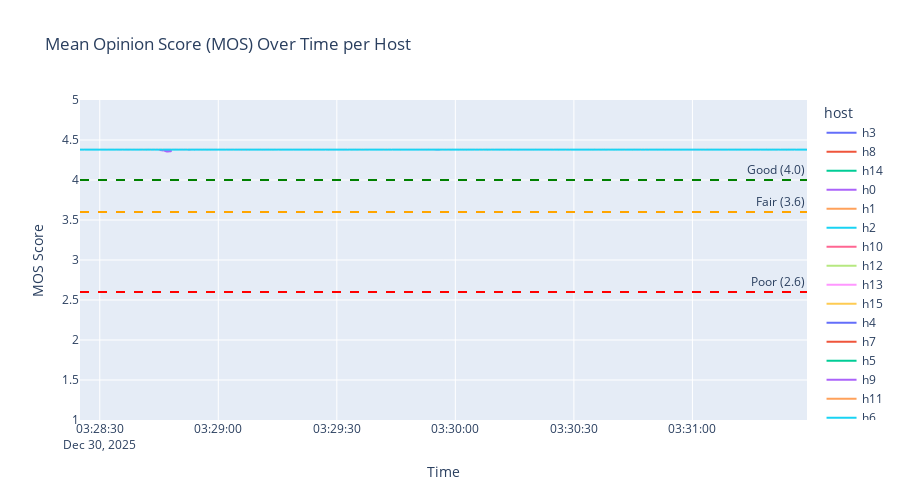

The cell this chart's notebook holds for it:
### Markdown cell above
## 5. Voice Quality Metrics (MOS & R-Factor)

MOS (Mean Opinion Score) is a 1-5 scale for voice quality, and R-Factor is the ITU-T G.107 E-model score (0-100).

### Code cell
# MOS over time per host
fig = px.line(
    host_qos.to_pandas(),
    x="timestamp",
    y="mos",
    color="host",
    title="Mean Opinion Score (MOS) Over Time per Host",
    labels={"mos": "MOS (1-5)", "timestamp": "Time"},
)
fig.add_hline(y=4.0, line_dash="dash", line_color="green", annotation_text="Good (4.0)")
fig.add_hline(
    y=3.6, line_dash="dash", line_color="orange", annotation_text="Fair (3.6)"
)
fig.add_hline(y=2.6, line_dash="dash", line_color="red", annotation_text="Poor (2.6)")
fig.update_layout(
    height=500, xaxis_title="Time", yaxis_title="MOS Score", yaxis_range=[1, 5]
)
fig.show()

### Figure 1 — Plotly figure (JSON) as saved in the notebook; plotly's stock layout.template omitted (floating-point values rounded to 4 significant figures; data arrays with more than 128 entries replaced by an {"elided": "..."} marker saying what was removed)
{"data": [{"hovertemplate": "host=h3<br>Time=%{x}<br>MOS (1-5)=%{y}<extra></extra>", "legendgroup": "h3", "line": {"color": "#636efa", "dash": "solid"}, "marker": {"symbol": "circle"}, "mode": "lines", "name": "h3", "showlegend": true, "type": "scattergl", "x": {"elided": "354 str values"}, "xaxis": "x", "y": {"elided": "354 float values"}, "yaxis": "y"}, {"hovertemplate": "host=h8<br>Time=%{x}<br>MOS (1-5)=%{y}<extra></extra>", "legendgroup": "h8", "line": {"color": "#EF553B", "dash": "solid"}, "marker": {"symbol": "circle"}, "mode": "lines", "name": "h8", "showlegend": true, "type": "scattergl", "x": {"elided": "354 str values"}, "xaxis": "x", "y": {"elided": "354 float values"}, "yaxis": "y"}, {"hovertemplate": "host=h14<br>Time=%{x}<br>MOS (1-5)=%{y}<extra></extra>", "legendgroup": "h14", "line": {"color": "#00cc96", "dash": "solid"}, "marker": {"symbol": "circle"}, "mode": "lines", "name": "h14", "showlegend": true, "type": "scattergl", "x": {"elided": "354 str values"}, "xaxis": "x", "y": {"elided": "354 float values"}, "yaxis": "y"}, {"hovertemplate": "host=h0<br>Time=%{x}<br>MOS (1-5)=%{y}<extra></extra>", "legendgroup": "h0", "line": {"color": "#ab63fa", "dash": "solid"}, "marker": {"symbol": "circle"}, "mode": "lines", "name": "h0", "showlegend": true, "type": "scattergl", "x": {"elided": "353 str values"}, "xaxis": "x", "y": {"elided": "353 float values"}, "yaxis": "y"}, {"hovertemplate": "host=h1<br>Time=%{x}<br>MOS (1-5)=%{y}<extra></extra>", "legendgroup": "h1", "line": {"color": "#FFA15A", "dash": "solid"}, "marker": {"symbol": "circle"}, "mode": "lines", "name": "h1", "showlegend": true, "type": "scattergl", "x": {"elided": "354 str values"}, "xaxis": "x", "y": {"elided": "354 float values"}, "yaxis": "y"}, {"hovertemplate": "host=h2<br>Time=%{x}<br>MOS (1-5)=%{y}<extra></extra>", "legendgroup": "h2", "line": {"color": "#19d3f3", "dash": "solid"}, "marker": {"symbol": "circle"}, "mode": "lines", "name": "h2", "showlegend": true, "type": "scattergl", "x": {"elided": "354 str values"}, "xaxis": "x", "y": {"elided": "354 float values"}, "yaxis": "y"}, {"hovertemplate": "host=h10<br>Time=%{x}<br>MOS (1-5)=%{y}<extra></extra>", "legendgroup": "h10", "line": {"color": "#FF6692", "dash": "solid"}, "marker": {"symbol": "circle"}, "mode": "lines", "name": "h10", "showlegend": true, "type": "scattergl", "x": {"elided": "353 str values"}, "xaxis": "x", "y": {"elided": "353 float values"}, "yaxis": "y"}, {"hovertemplate": "host=h12<br>Time=%{x}<br>MOS (1-5)=%{y}<extra></extra>", "legendgroup": "h12", "line": {"color": "#B6E880", "dash": "solid"}, "marker": {"symbol": "circle"}, "mode": "lines", "name": "h12", "showlegend": true, "type": "scattergl", "x": {"elided": "354 str values"}, "xaxis": "x", "y": {"elided": "354 float values"}, "yaxis": "y"}, {"hovertemplate": "host=h13<br>Time=%{x}<br>MOS (1-5)=%{y}<extra></extra>", "legendgroup": "h13", "line": {"color": "#FF97FF", "dash": "solid"}, "marker": {"symbol": "circle"}, "mode": "lines", "name": "h13", "showlegend": true, "type": "scattergl", "x": {"elided": "354 str values"}, "xaxis": "x", "y": {"elided": "354 float values"}, "yaxis": "y"}, {"hovertemplate": "host=h15<br>Time=%{x}<br>MOS (1-5)=%{y}<extra></extra>", "legendgroup": "h15", "line": {"color": "#FECB52", "dash": "solid"}, "marker": {"symbol": "circle"}, "mode": "lines", "name": "h15", "showlegend": true, "type": "scattergl", "x": {"elided": "354 str values"}, "xaxis": "x", "y": {"elided": "354 float values"}, "yaxis": "y"}, {"hovertemplate": "host=h4<br>Time=%{x}<br>MOS (1-5)=%{y}<extra></extra>", "legendgroup": "h4", "line": {"color": "#636efa", "dash": "solid"}, "marker": {"symbol": "circle"}, "mode": "lines", "name": "h4", "showlegend": true, "type": "scattergl", "x": {"elided": "354 str values"}, "xaxis": "x", "y": {"elided": "354 float values"}, "yaxis": "y"}, {"hovertemplate": "host=h7<br>Time=%{x}<br>MOS (1-5)=%{y}<extra></extra>", "legendgroup": "h7", "line": {"color": "#EF553B", "dash": "solid"}, "marker": {"symbol": "circle"}, "mode": "lines", "name": "h7", "showlegend": true, "type": "scattergl", "x": {"elided": "354 str values"}, "xaxis": "x", "y": {"elided": "354 float values"}, "yaxis": "y"}, {"hovertemplate": "host=h5<br>Time=%{x}<br>MOS (1-5)=%{y}<extra></extra>", "legendgroup": "h5", "line": {"color": "#00cc96", "dash": "solid"}, "marker": {"symbol": "circle"}, "mode": "lines", "name": "h5", "showlegend": true, "type": "scattergl", "x": {"elided": "353 str values"}, "xaxis": "x", "y": {"elided": "353 float values"}, "yaxis": "y"}, {"hovertemplate": "host=h9<br>Time=%{x}<br>MOS (1-5)=%{y}<extra></extra>", "legendgroup": "h9", "line": {"color": "#ab63fa", "dash": "solid"}, "marker": {"symbol": "circle"}, "mode": "lines", "name": "h9", "showlegend": true, "type": "scattergl", "x": {"elided": "354 str values"}, "xaxis": "x", "y": {"elided": "354 float values"}, "yaxis": "y"}, {"hovertemplate": "host=h11<br>Time=%{x}<br>MOS (1-5)=%{y}<extra></extra>", "legendgroup": "h11", "line": {"color": "#FFA15A", "dash": "solid"}, "marker": {"symbol": "circle"}, "mode": "lines", "name": "h11", "showlegend": true, "type": "scattergl", "x": {"elided": "354 str values"}, "xaxis": "x", "y": {"elided": "354 float values"}, "yaxis": "y"}, {"hovertemplate": "host=h6<br>Time=%{x}<br>MOS (1-5)=%{y}<extra></extra>", "legendgroup": "h6", "line": {"color": "#19d3f3", "dash": "solid"}, "marker": {"symbol": "circle"}, "mode": "lines", "name": "h6", "showlegend": true, "type": "scattergl", "x": {"elided": "354 str values"}, "xaxis": "x", "y": {"elided": "354 float values"}, "yaxis": "y"}], "layout": {"annotations": [{"showarrow": false, "text": "Good (4.0)", "x": 1, "xanchor": "right", "xref": "x domain", "y": 4, "yanchor": "bottom", "yref": "y"}, {"showarrow": false, "text": "Fair (3.6)", "x": 1, "xanchor": "right", "xref": "x domain", "y": 3.6, "yanchor": "bottom", "yref": "y"}, {"showarrow": false, "text": "Poor (2.6)", "x": 1, "xanchor": "right", "xref": "x domain", "y": 2.6, "yanchor": "bottom", "yref": "y"}], "height": 500, "legend": {"title": {"text": "host"}, "tracegroupgap": 0}, "shapes": [{"line": {"color": "green", "dash": "dash"}, "type": "line", "x0": 0, "x1": 1, "xref": "x domain", "y0": 4, "y1": 4, "yref": "y"}, {"line": {"color": "orange", "dash": "dash"}, "type": "line", "x0": 0, "x1": 1, "xref": "x domain", "y0": 3.6, "y1": 3.6, "yref": "y"}, {"line": {"color": "red", "dash": "dash"}, "type": "line", "x0": 0, "x1": 1, "xref": "x domain", "y0": 2.6, "y1": 2.6, "yref": "y"}], "title": {"text": "Mean Opinion Score (MOS) Over Time per Host"}, "xaxis": {"anchor": "y", "domain": [0, 1], "title": {"text": "Time"}}, "yaxis": {"anchor": "x", "domain": [0, 1], "range": [1, 5], "title": {"text": "MOS Score"}}}}
